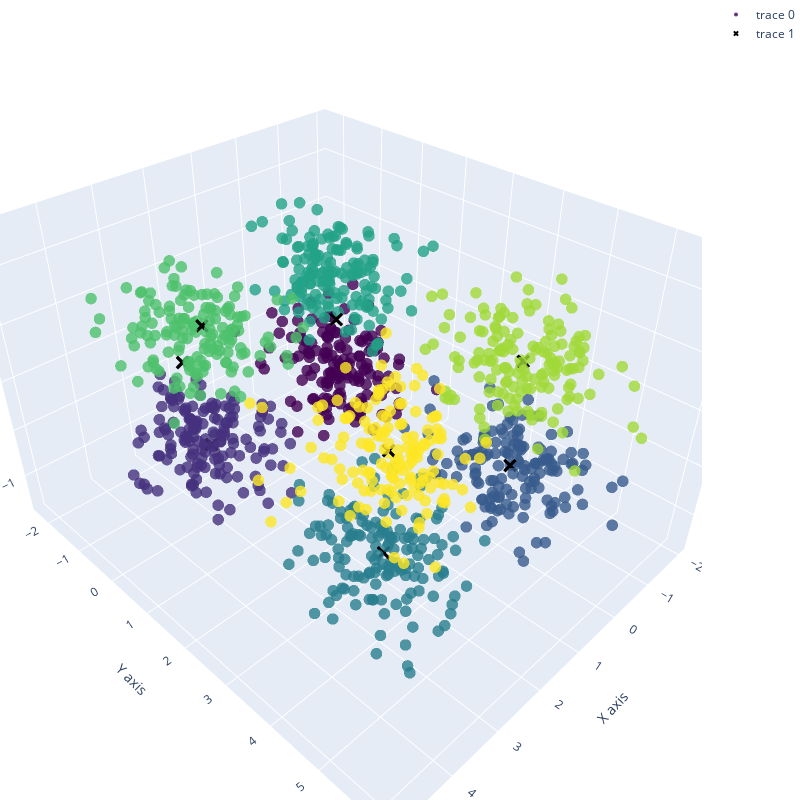

The notebook cell saved with this chart:
### Code cell
som_cube = SOM(4, 2, 3)
som_cube.train(X=cube_arr, epoch=200, width=0.5, learningRate=0.0009, neighborFun=derivGauss)
plotResults(som_cube, cube, 3, f"", True)

### Figure 1 — Plotly figure (JSON) as saved in the notebook; plotly's stock layout.template omitted (floating-point values rounded to 4 significant figures; data arrays with more than 128 entries replaced by an {"elided": "..."} marker saying what was removed)
{"data": [{"marker": {"color": {"elided": "1200 int values"}, "colorscale": [[0.0, "#440154"], [0.1111, "#482878"], [0.2222, "#3e4989"], [0.3333, "#31688e"], [0.4444, "#26828e"], [0.5556, "#1f9e89"], [0.6667, "#35b779"], [0.7778, "#6ece58"], [0.8889, "#b5de2b"], [1.0, "#fde725"]], "opacity": 0.8, "size": 4}, "mode": "markers", "x": {"elided": "1200 float values"}, "y": {"elided": "1200 float values"}, "z": {"elided": "1200 float values"}, "type": "scatter3d"}, {"marker": {"color": "black", "opacity": 1, "size": 5, "symbol": "x"}, "mode": "markers", "x": [3.024, 2.972, 2.994, 2.929, 2.979, -0.04299, -0.002979, -0.01316], "y": [0.1004, -0.5551, 0.1359, 3.995, 4.084, -0.0233, 4.059, 4.044], "z": [-0.06018, 1.261, 2.263, 0.04231, 2.005, 1.046, 2.036, 0.006237], "type": "scatter3d"}], "layout": {"margin": {"l": 0, "r": 0, "b": 0, "t": 0}, "title": {"text": ""}, "width": 800, "height": 800, "scene": {"xaxis": {"title": {"text": "X axis"}}, "yaxis": {"title": {"text": "Y axis"}}, "zaxis": {"title": {"text": "Z axis"}}}}}
